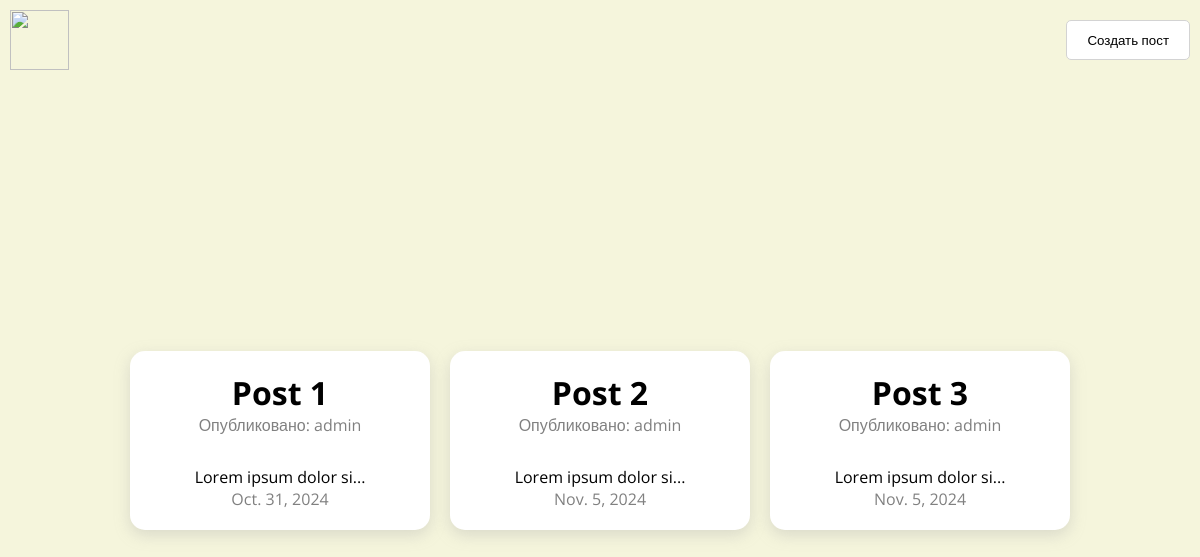
Before: / with the older database file.
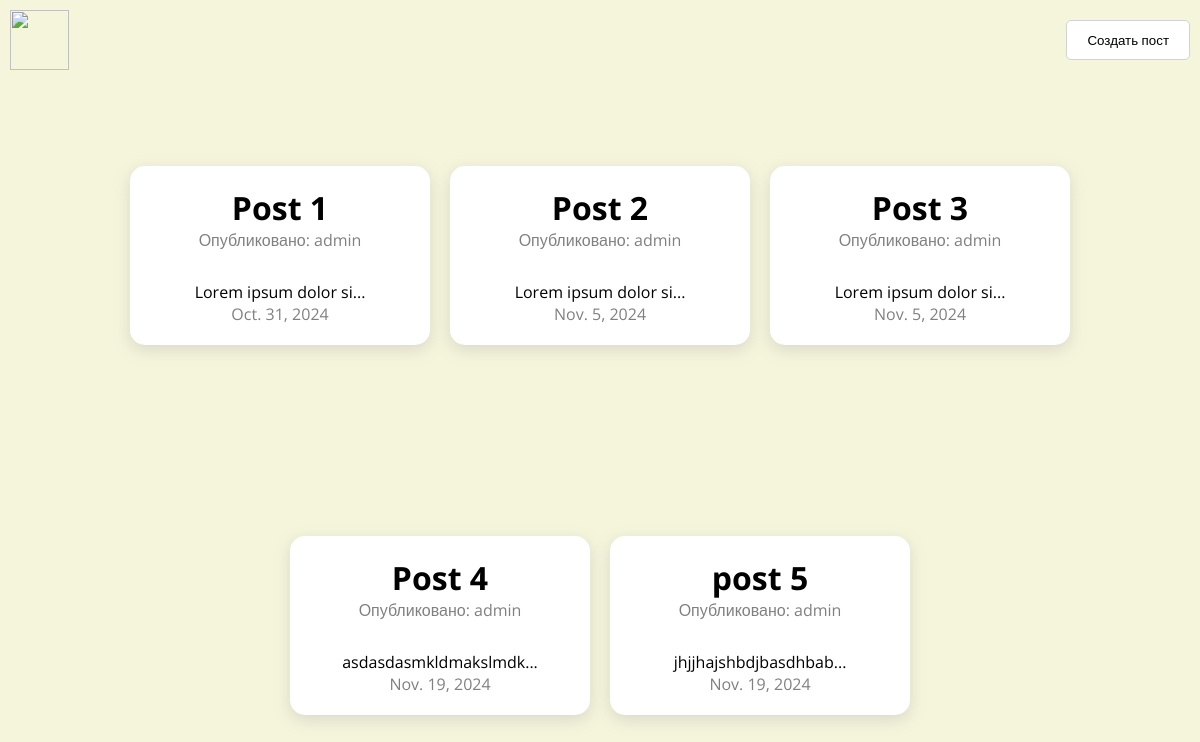
After: the same page with the newer database file.
### app/models.py (models this page shows, shortened)
class Post(models.Model):
    title = models.CharField(max_length=255)
    body = models.TextField()
    slug = models.SlugField(unique=True)
    author = models.ForeignKey(User, null=True, blank=True, on_delete=models.CASCADE)
    date_added = models.DateField(auto_now_add=True)
    image = models.ImageField(default='default.png', blank=True)
    def snippet(self):
        return self.body[:20].strip()

### app/views.py (the view)
# urls.py: path('', home),
def home(request):
    posts = Post.objects.all()
    return render(request, "home.html", {"posts": posts})

### app/templates/home.html (shortened to what this page needs)
{% load static %}
<html lang="en">
  <head>
    <link rel="stylesheet" href="{% static 'style.css' %}" />
  </head>
  <body>
    <header>
      <nav class="navbar">
        <div class="navbar-start">
          <div class="navbar-logo">
            <img
              src="https://msk.top-academy.ru/dist/images/logo/step_logo_rus.svg"
              alt=""
            />
          </div>
        </div>
        <div class="navbar-menu">
          <div class="navbar-item">
            <button class="button">Создать пост</button>
          </div>
        </div>
      </nav>
    </header>
    <main>
      <div class="container">
        {% for post in posts %}
        <a class="post" href="{% url 'app:post_detail' post.id %}">
          <div>
            <div class="title">{{post.title}}</div>
            <div class="author">Опубликовано: {{post.author}}</div>
          </div>
          <div>
            <div class="text">{{post.snippet}}...</div>
            <div class="date">{{post.date_added}}</div>
          </div>
        </a>
        {% endfor %}
      </div>
    </main>
  </body>
</html>

### static/style.css (style rules this page uses)
* { margin: 0; padding: 0; box-sizing: border-box; font-family: 'Open Sans', sans-serif; }
body { height: 100vh; background: #f5f5dc; }
.navbar { display: flex; justify-content: space-between; align-items: center; padding: 10px; height: 10vh; }
.navbar-start { width: 5%; }
.navbar-start img { width: 100%; }
.button { padding: 10px 20px; border: 1px solid lightgrey; background: white; border-radius: 5px; cursor: pointer; }
main { height: 90vh; }
.container { height: 100%; display: flex; justify-content: center; align-items: center; gap: 20px; flex-wrap: wrap; }
.post { background: white; padding: 20px; width: 25%; text-align: center; display: flex; flex-direction: column; gap: 30px; border-radius: 15px; cursor: pointer; transition: 0.5s; box-shadow: rgba(166, 166, 166, 0.35) 0px 5px 15px; text-decoration: none; color: black; }
.title { font-weight: bold; font-size: 2rem; }
.author, .date { color: grey; }

Changed rows visible on the page:
added Post: title "Post 4", author "admin", snippet "asdasdasmkldmakslmdk", date_added "Nov. 19, 2024"
added Post: title "post 5", author "admin", snippet "jhjjhajshbdjbasdhbab", date_added "Nov. 19, 2024"
